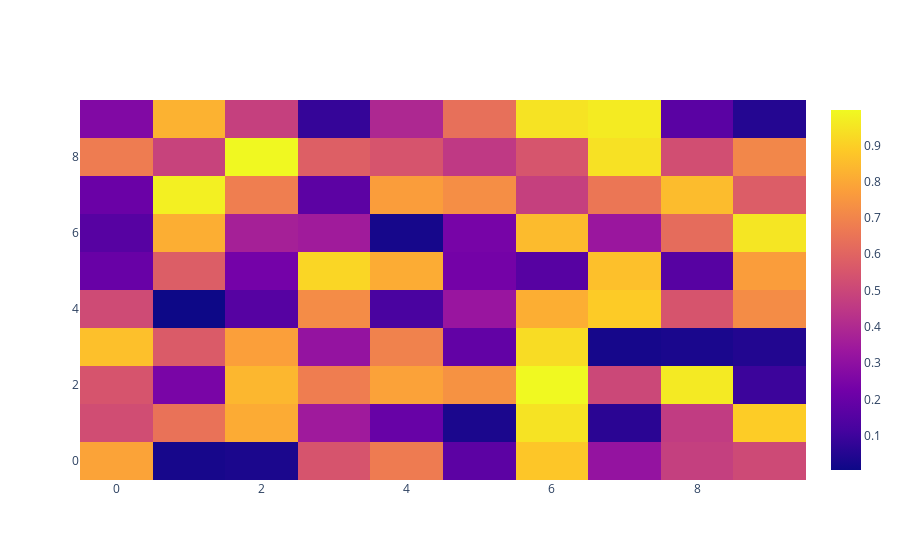

This figure's notebook cell:
### Code cell
# Heatmap in plotly
import plotly.graph_objects as go
import numpy as np
data=np.random.rand(10,10)
heatmap=go.Heatmap(z=data)
fig=go.Figure([heatmap])
fig.show()
